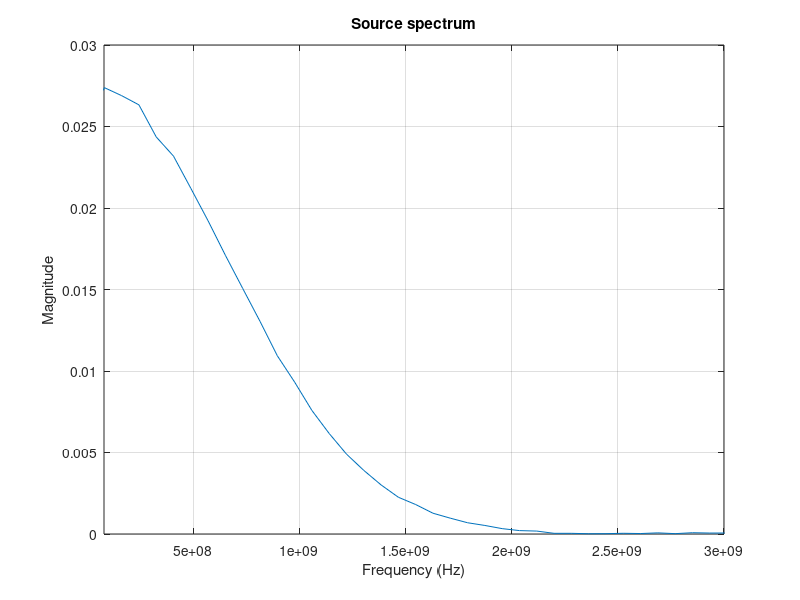
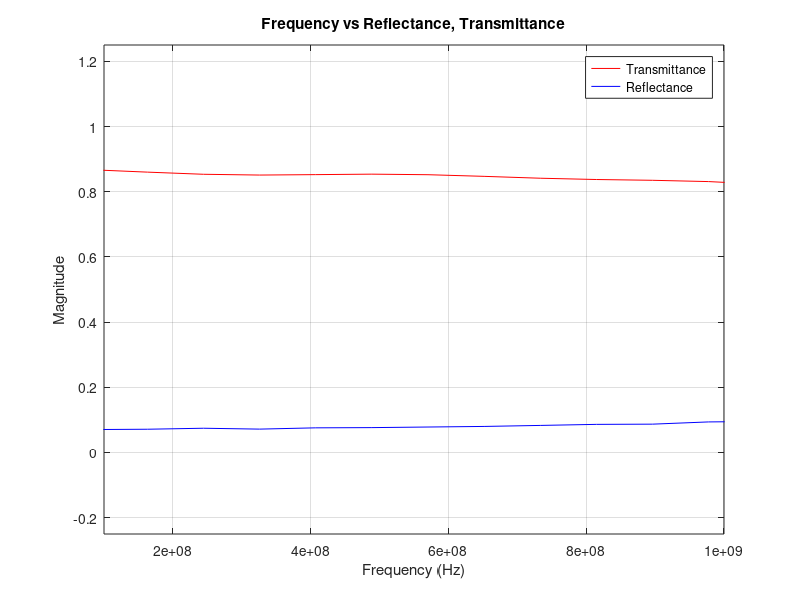
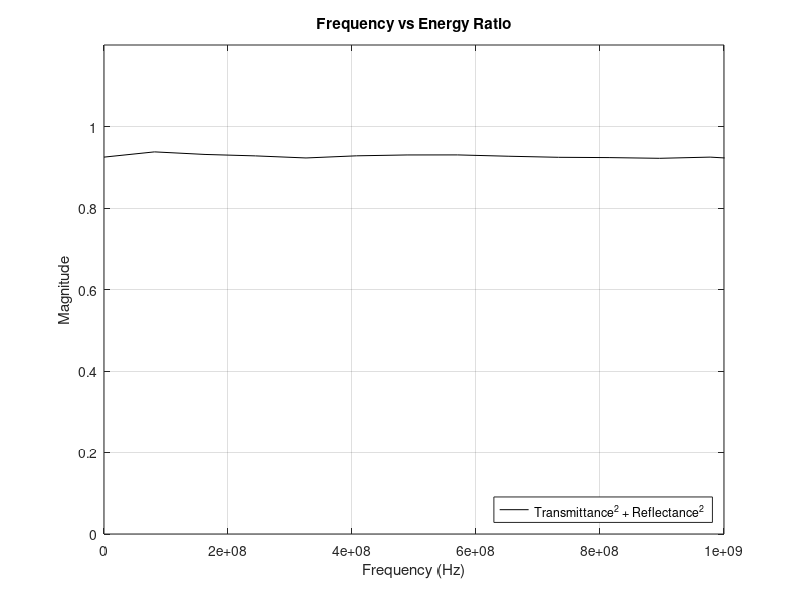

Write MATLAB code to recreate these figures, in order.
clear all;
close all;
clc;
xdim = 200;
time_tot = 380;
xsource = 1;

S = 0.97;

epsilon0 = 1;
mu0 = 1;
c = 1;
delta = 1;
deltat = S*delta/c;

Ez=zeros(1,xdim);
Hy=zeros(1,xdim);

sigma = zeros(1, xdim);
mu = mu0*ones(1,xdim);
epsilon = epsilon0*ones(1,xdim);

x1 = floor((2*xdim/3)-14);
x2 = floor((2*xdim/3)+15);

epsilon(1,1:(xdim/2)) = 1.0;
epsilon(1,(xdim/2):xdim) = 1.0;
epsilon(x1: x2) = 6;
mu(x1:x2) = 2;
sigma(x1:x2) = 0.000;

gaussian = 1;
sine=0;
impulse = 0;
lambda = 20;
freq = c/lambda;

detector0 = zeros(1, time_tot);
detector1 = zeros(1, time_tot);

n=1:1:time_tot;
N_lambda = 20;
Ezsource = gaussmf(1:1:53, [7.9, 26]);
Ezsource(53:time_tot) = 0;

if sine == 1
    Ezsource = cos(2*pi*freq*n);
end

if impulse == 1
    Ezsource(1) = 1;
end

mur = (S-1)/(S+1);

for n=1:1:time_tot;
    
        if n <= 53
            Ez(xsource) = Ezsource(n);
        else
               detector0(n) = Ez(1);
               detector1(n) = Ez(xdim);
        end
        
    Hy(1:xdim-1) = Hy(1:xdim-1)+(deltat./(delta*mu(1:xdim-1))).*(Ez(2:xdim)-Ez(1:xdim-1));

    oldEz2 = Ez(2);
    oldEzxdim = Ez(xdim);
    oldEzxdim1 = Ez(xdim-1);
    oldEz1 = Ez(1);
    
    Ez(2:xdim) = Ez(2:xdim) - (deltat.*sigma(2:xdim)./epsilon(2:xdim)).*Ez(2:xdim) + (deltat./(delta*epsilon(2:xdim))).*(Hy(2:xdim)-Hy(1:xdim-1));
    
    Ez(1) = oldEz2 + mur*(Ez(2) - oldEz1);
    Ez(xdim) = oldEzxdim1 + mur*(Ez(xdim-1) - oldEzxdim);
    
    %Ez(xsource)=1;
        
    plot(1:1:xdim,Ez,'color','k','linewidth',2);
    grid on;
    axis([0, xdim, -2, 2]);
    getframe;
end

R = fft(detector0);
T = fft(detector1);
S = fft(Ezsource);

L = size(R); L = L(2);
P2 = abs(R/L);
P1 = P2(1:L/2+1);
P1(2:end-1) = 2*P1(2:end-1);
f = (1/deltat)*(0:(L/2))/L;

f = f/(0.333e-10);

R = abs(R/L);
R = R(1:L/2+1);
R(1:end-1) = 2*R(1:end-1);

T = abs(T/L);
T = T(1:L/2+1);
T(1:end-1) = 2*T(1:end-1);

S = abs(S/L);
S = S(1:L/2+1);
S(1:end-1) = 2*S(1:end-1);

plot(f, R);
axis([8e7, 3e9, 0, .03]);
title('Source spectrum');
xlabel('Frequency (Hz)');
ylabel('Magnitude');
grid on;

R = R(1:25); S = S(1:25); T = T(1:25);
%plot((abs(T).^2), 'r');

figure;
plot(f(1:25), (T.^2)./(S.^2), 'r');
%axis([0, 1e9, 0, 1]);
hold on;
plot(f(1:25), (R.^2)./(S.^2), 'b');
grid on;
axis([1e8, 1e9, -0.25, 1.25]);
xlabel('Frequency (Hz)');
ylabel('Magnitude');
title('Frequency vs Reflectance, Transmittance');
legend('Transmittance', 'Reflectance');
hold off;

figure;
X = (R.^2 + T.^2)./(S.^2);

plot(f(1:25), X, 'k');
xlabel('Frequency (Hz)');
ylabel('Magnitude');
title('Frequency vs Energy Ratio');
legend('Transmittance^2 + Reflectance^2', 'Location', 'southeast');
axis([0, 1e9, 0, 1.2])
grid on;
%critical dimention : smallest critical fearure the grid should capture..
%critical timestep : minimum timestep to choose such that S is nowhere
%greater than one

%imlement mur's absorbing boundary condition